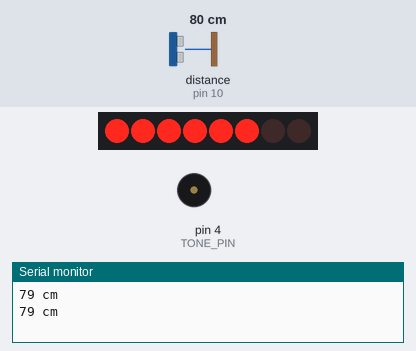
Bench run of a sketch on a simulated Arduino Uno, built with avr-gcc and run on an emulated ATmega328P. Shown: 8 shift-register outputs drawn as a row of LEDs (first output left, lit = HIGH), buzzer (waves = sounding), the last lines printed to the serial monitor. Wiring (inferred from the names in the program): ultrasonic range finder: trigger pin 9; echo pin 10; shift register (74HC595): data pin 13; shift clock pin 11; latch pin 12. Wiring (inferred from the signals the program sends): row of LEDs: on Q0, Q1, Q2, Q3, Q4, Q5, Q6, Q7. The test bench sets the inputs (shaded band); at power-on: distance to the obstacle (sensor on pin 10) 80 cm. The echo pulse lasts 58.3 µs per cm.

Above: at 1.01 s.
1.5 s: distance to the obstacle (sensor on pin 10) set to 2 cm
At 2.21 s:
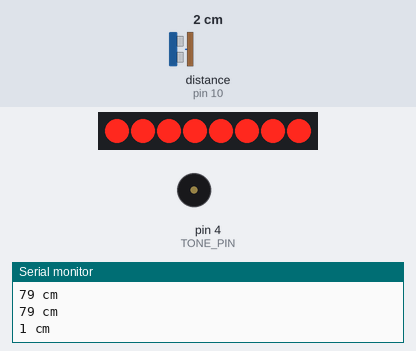
4.1 s: distance to the obstacle (sensor on pin 10) set to 60 cm
At 4.62 s:
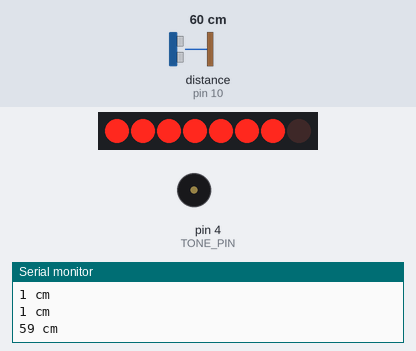
6.5 s: distance to the obstacle (sensor on pin 10) set to 120 cm
At 7.05 s:
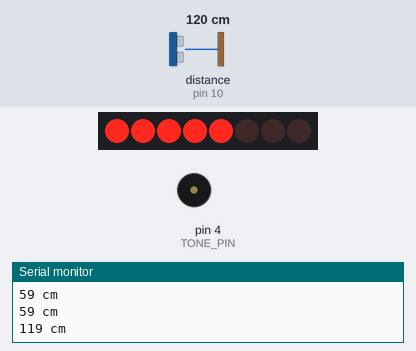
8.9 s: distance to the obstacle (sensor on pin 10) set to 250 cm
At 9.49 s:
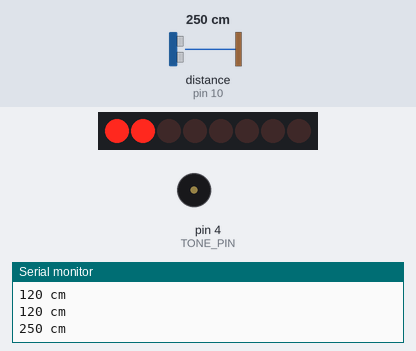
11.4 s: distance to the obstacle (sensor on pin 10) set to 299 cm
At 11.95 s:
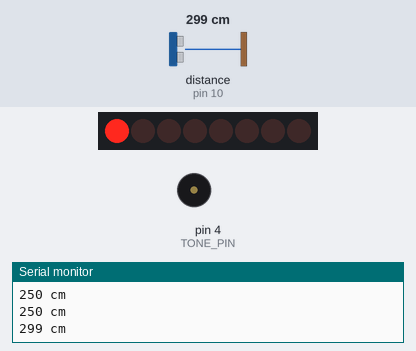
13.8 s: distance to the obstacle (sensor on pin 10) set to 4 cm
At 14.1 s:
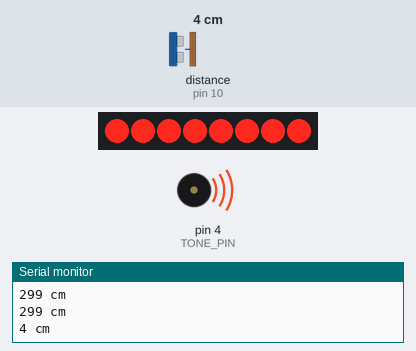
Timing chart, 0 to 17.9 s (numbered marks = the images above; inputs shaded):
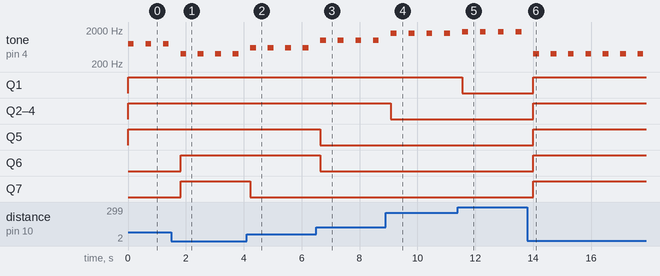

Measured:
- after the input at 1.5 s, Q6, Q7: LOW → HIGH after 0.32 s
- after the input at 4.1 s, Q7: HIGH → LOW after 0.13 s
- after the input at 6.5 s, Q5, Q6: HIGH → LOW after 0.15 s
- after the input at 8.9 s, Q2–4: HIGH → LOW after 0.19 s
- after the input at 11.4 s, Q1: HIGH → LOW after 0.15 s
- after the input at 13.8 s, Q1–7: LOW → HIGH after 0.21 s
- by itself, tone on pin 4 (TONE_PIN): alternates 400 Hz for 0.20 s and silent for 0.40 s

The sketch:

Parking_Sensor.ino
```cpp
const int TONE_PIN = 4;    // Tone - Red Jumper
const int TRIG_PIN = 9;    // Trig - Violet Jumper
const int ECHO_PIN = 10;   // Echo - Yellow Jumper
const int CLOCK_PIN = 11;  // IC Pin 11 - White Jumper
const int LATCH_PIN = 12;  // IC Pin 12 - Blue Jumper
const int DATA_PIN = 13;   // IC Pin 14 - Green Jumper

const byte POSSIBLE_PATTERNS[9] = {
  B00000000,
  B00000001,
  B00000011,
  B00000111,
  B00001111,
  B00011111,
  B00111111,
  B01111111,
  B11111111,
};

const int MAX_DISTANCE = 300; // Maximum distance to measure (in cm)
const int MIN_DISTANCE = 0;   // Minimum distance to measure (in cm)

void setup() {
  // Initialize Serial Port
  Serial.begin(9600);

  pinMode(TRIG_PIN, OUTPUT);
  pinMode(ECHO_PIN, INPUT);
  pinMode(CLOCK_PIN, OUTPUT);
  pinMode(LATCH_PIN, OUTPUT);
  pinMode(DATA_PIN, OUTPUT);
  pinMode(TONE_PIN, OUTPUT);
}

void loop() {
  int distance = measureDistance();
  printDistance(distance);
  int proximity = mapProximity(distance);
  if (distance < MAX_DISTANCE) {
    playTone(proximity);
  }
  displayPattern(proximity);
  delay(600);
  noTone(TONE_PIN);
}

int measureDistance() {
  digitalWrite(LATCH_PIN, LOW);
  digitalWrite(TRIG_PIN, HIGH);
  delayMicroseconds(10);
  digitalWrite(TRIG_PIN, LOW);

  long duration = pulseIn(ECHO_PIN, HIGH);
  int distance = (duration / 2) / 29.1;
  return distance;
}

void printDistance(int distance) {
  if (distance >= MAX_DISTANCE || distance <= MIN_DISTANCE) {
    Serial.println("Out of range");
  } else {
    Serial.print(distance);
    Serial.println(" cm");
  }
}

int mapProximity(int distance) {
  if (distance >= MAX_DISTANCE) {
    return 0;
  }
  int proximity = map(distance, MIN_DISTANCE, MAX_DISTANCE, 8, 0);
  proximity = constrain(proximity, 0, 8);
  return proximity;
}

void playTone(int proximity) {
  switch(proximity) {
    case 0:
      tone(TONE_PIN, 2000, 200);   // Highest tone for closest range
      break;
    case 1:
      tone(TONE_PIN, 1800, 200);
      break;
    case 2:
      tone(TONE_PIN, 1600, 200);
      break;
    case 3:
      tone(TONE_PIN, 1400, 200);
      break;
    case 4:
      tone(TONE_PIN, 1200, 200);
      break;
    case 5:
      tone(TONE_PIN, 1000, 200);
      break;
    case 6:
      tone(TONE_PIN, 800, 200);
      break;
    case 7:
      tone(TONE_PIN, 600, 200);
      break;
    case 8:
      tone(TONE_PIN, 400, 200);   // Lowest tone for farthest range within the specified range
      break;
    default:
      noTone(TONE_PIN);           // No tone for out of range
      break;
  }
}

void displayPattern(int proximity) {
  shiftOut(DATA_PIN, CLOCK_PIN, MSBFIRST, POSSIBLE_PATTERNS[proximity]);
  digitalWrite(LATCH_PIN, HIGH);
}
```
